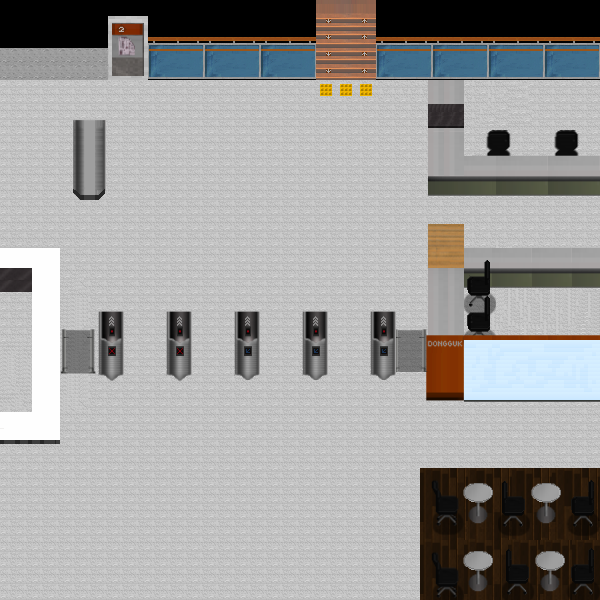

The image is a tile-based game level rendered from a .tmx file. Its description and source (layers, tilesets, objects; grid data summarised) follow:
An orthogonal 150x150 tile map with 4x4 px tiles, 6 tile layers (Tile Layer 1, Tile Layer 3, Tile Layer 2, Tile Layer 5, ...), 4 tilesets and 9 objects.

<map version="1.10" tiledversion="1.10.1" orientation="orthogonal" renderorder="right-down" width="150" height="150" tilewidth="4" tileheight="4" infinite="0" nextlayerid="12" nextobjectid="23">
 <tileset firstgid="1" source="Library_stair.tsx" />
 <tileset firstgid="30101" source="LibraryA.tsx" />
 <tileset firstgid="60201" source="Class.tsx" />
 <tileset firstgid="90826" source="Wonheung_Arisu.tsx" />
 <layer id="1" name="Tile Layer 1" width="150" height="150">
  <data>[22500 cells, 22500 non-empty, 1056 distinct tile ids]</data>
 </layer>
 <layer id="4" name="Tile Layer 3" width="150" height="150">
  <data>[22500 cells, 2021 non-empty, 668 distinct tile ids]</data>
 </layer>
 <objectgroup id="11" name="Object Layer 1">
  <object id="6" x="106.667" y="-20.6667" width="208" height="99.3333" />
  <object id="9" x="376" y="-19.3333" width="246" height="96" />
  <object id="11" x="-114.667" y="-35.3333" width="115.333" height="662" />
  <object id="12" x="-30.6667" y="600.667" width="663.333" height="118.667" />
  <object id="16" x="599.333" y="-46.6667" width="108.667" height="768.667" />
  <object id="19" x="428.667" y="247.333" width="174.667" height="152" />
  <object id="20" x="426" y="70" width="192" height="122.667" />
  <object id="21" x="739.333" y="324" />
  <object id="22" x="600.667" y="286" />
 </objectgroup>
 <layer id="6" name="Tile Layer 2" width="150" height="150">
  <data>[22500 cells, 1679 non-empty, 606 distinct tile ids]</data>
 </layer>
 <layer id="7" name="Tile Layer 5" width="150" height="150">
  <data>[22500 cells, 149 non-empty, 149 distinct tile ids]</data>
 </layer>
 <layer id="9" name="Tile Layer 6" width="150" height="150">
  <data>[22500 cells, 155 non-empty, 149 distinct tile ids]</data>
 </layer>
 <layer id="5" name="Tile Layer 4" width="150" height="150">
  <data>[22500 cells, 22500 non-empty, 881 distinct tile ids]</data>
 </layer>
</map>
